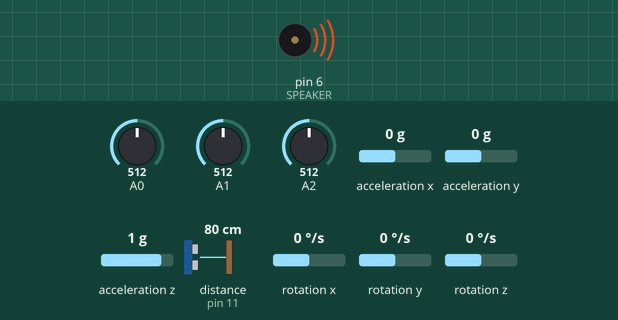
Simulated run of this sketch. Board: Arduino Uno, built with avr-gcc and run on an emulated ATmega328P. On the bench: buzzer (waves = sounding). Wiring (inferred from the names in the program): ultrasonic range finder: trigger pin 10; echo pin 11; MPU-6050 motion sensor at I2C address 0x68. The inputs (shaded band) are chosen by the test bench; at power-on: A0 = 512, A1 = 512, A2 = 512, acceleration x 0 g, acceleration y 0 g, acceleration z 1 g, distance to the obstacle (sensor on pin 11) 80 cm, rotation x 0 °/s, rotation y 0 °/s, rotation z 0 °/s. The echo pulse lasts 58.3 µs per cm.

Above: at 1.2 s.
1.3 s: A0 set to 530
Timing chart, 0 to 4.3 s (numbered marks = the images above; inputs shaded):
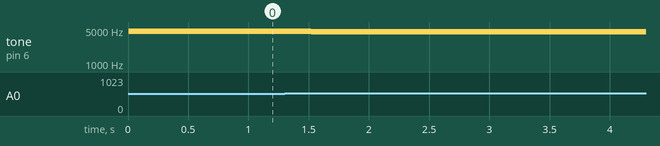

The sketch:

guitalino.ino
```cpp
//Digital Pin
#define ECHO 11
#define TRIG 10
#define SPEAKER 6
//Analog Pin
#define JOYSTICK 0
#define VIBRATO 1
#define ECHO_TIME 2
//MPU-6050 I2C Address
#define MPU 0x68

float duration;
int sound;

#include <Wire.h>

void setup() {
  Wire.begin();

  Wire.beginTransmission(MPU);
  Wire.write(0x6B);
  Wire.write(0x0);
  Wire.endTransmission();

  Serial.begin(9600);
  pinMode(ECHO, INPUT);
  pinMode(TRIG, OUTPUT);
  pinMode(SPEAKER, OUTPUT);
}

void loop() {
  int AX = 0, AY = 0;
  Wire.beginTransmission(MPU);
  Wire.write(0x3B);
  Wire.endTransmission();

  Wire.requestFrom(MPU, 14);
  AX=Wire.read()<<8|Wire.read();
  AY=Wire.read()<<8|Wire.read();

  int sonic = ReadSonic();
  if(analogRead(0) > 520 || analogRead(0) < 490) {
    sound = 1;
    int amplitude =  map(analogRead(1), 0, 1023, 10, 40);
    if(AY > 10000) {
      tone(SPEAKER,sonic+amplitude,1000000);
    } else if(AY > 5000) {
      tone(SPEAKER,sonic,1000000);
    } else {
      tone(SPEAKER,sonic-amplitude,1000000);
    }
  } else {
    if(sound == 1) {
      sound = 0;
    }
    if(sound == 0) {
      if(analogRead(2) > 20) {
        int echo = sonic;
        for(;;) {
          int echoTime = analogRead(2);
          echo -= 1;
          tone(6, echo, 0);
          if(analogRead(0) > 520 || analogRead(0) < 490) {
            break;
          }
          if(echo == 0) {
            for(;;) {
              noTone(6);
              if(analogRead(0) > 520 || analogRead(0) < 490) {
                break;
              }
            }
          }
          echoTime -= 10;
          if(echoTime < 0) {echoTime = 0;}
          delay(echoTime);
        }
      }
      for(;;) {
        noTone(6);
        sonic = 0;
        if(analogRead(0) > 520 || analogRead(0) < 490) {
          break;
        }
      }
    }
  }
}

////////////////////////////////////////////////////////////////////////////////////////////////////////////////////////
////////////////////////////////////////////////////////////////////////////////////////////////////////////////////////

int ReadSonic() {
  digitalWrite(TRIG, LOW);
  digitalWrite(ECHO, LOW);
  delayMicroseconds(2);
  digitalWrite(TRIG, HIGH);
  delayMicroseconds(10);
  digitalWrite(TRIG, LOW);
  unsigned long duration = pulseIn(ECHO, HIGH);
  return duration;
}
```
